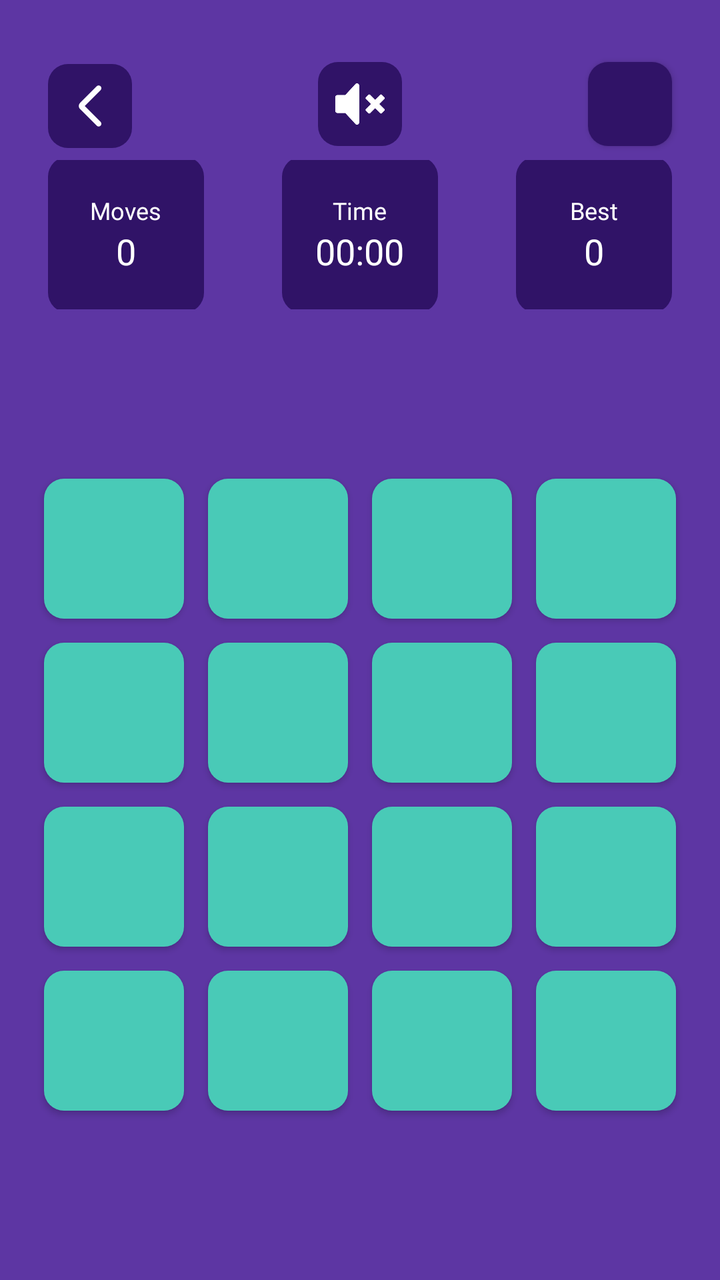
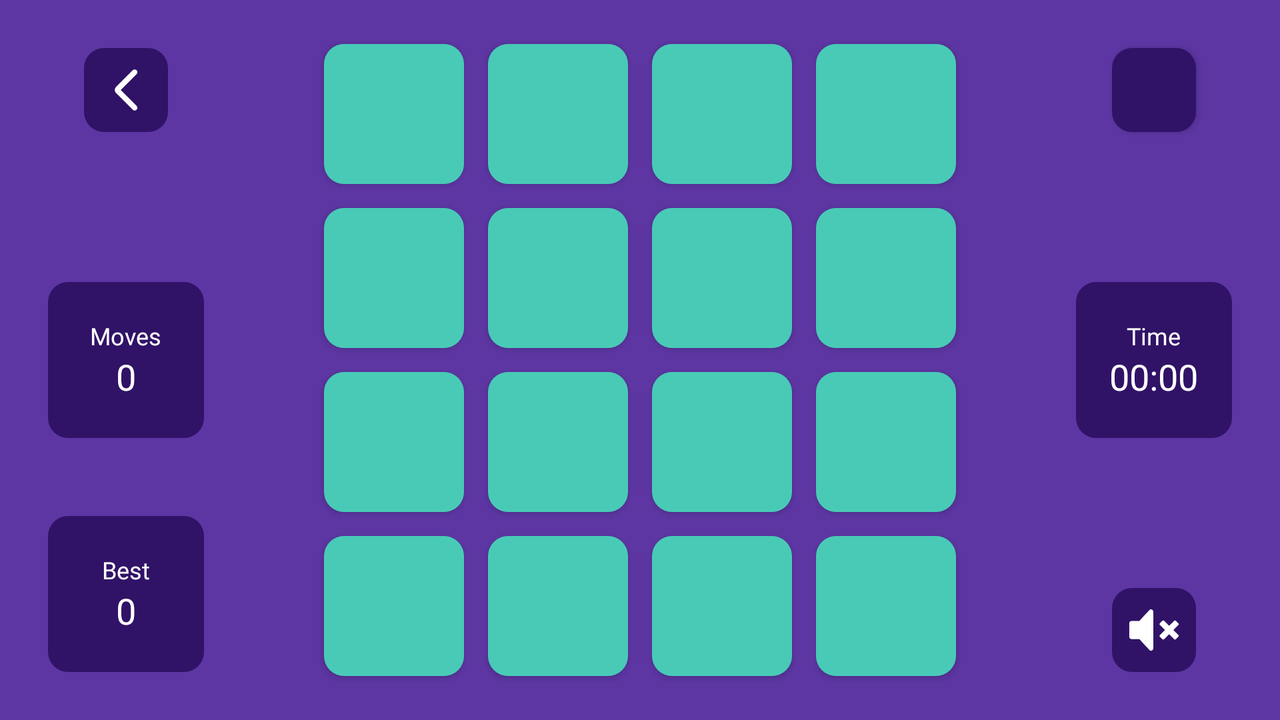

Compare how this app lays out the same screen by default and in its alternative resource folder. The renders come first, then the two layout files and the values they reference.
<!-- AndroidManifest.xml: application theme Theme.MyPuzzle15 -->
<!-- res/layout/activity_play_game.xml -->
<?xml version="1.0" encoding="utf-8"?>
<androidx.appcompat.widget.LinearLayoutCompat xmlns:android="http://schemas.android.com/apk/res/android"
    xmlns:app="http://schemas.android.com/apk/res-auto"
    xmlns:tools="http://schemas.android.com/tools"
    android:layout_width="match_parent"
    android:layout_height="match_parent"
    android:background="@color/mainBackground"
    android:orientation="vertical"
    tools:context=".PlayGameActivity">

    
    <FrameLayout
        android:layout_marginTop="24dp"
        android:layout_width="match_parent"
        android:layout_height="56dp"
        >

        <ImageView
            android:id="@+id/scoreBackButton"
            android:layout_width="42dp"
            android:layout_height="42dp"
            android:layout_marginVertical="8dp"
            android:layout_marginHorizontal="24dp"
            android:background="@drawable/main_shape"
            android:padding="8dp"
            android:src="@drawable/back"
            app:tint="@color/white" />

        <ImageView
            android:id="@+id/music_on"
            android:layout_width="42dp"
            android:layout_height="42dp"
            android:layout_gravity="center"
            android:layout_margin="8dp"
            android:background="@drawable/main_shape"
            android:foreground="@drawable/volume_icon"
            android:foregroundTint="@color/white"
            app:tint="@color/white"
            android:visibility="invisible" />

        <ImageView
            android:id="@+id/music_off"
            android:layout_width="42dp"
            android:layout_height="42dp"
            android:layout_gravity="center"
            android:layout_margin="24dp"
            android:background="@drawable/main_shape"
            android:foregroundTint="@color/white"
            android:padding="8dp"
            android:src="@drawable/stop_music"
            android:visibility="visible"
            app:tint="@color/white" />

        <androidx.appcompat.widget.AppCompatButton
            android:id="@+id/restartGameButton"
            android:layout_width="42dp"
            android:layout_height="42dp"
            android:layout_gravity="center_vertical|end"
            android:layout_margin="24dp"
            android:background="@drawable/main_shape"
            android:foreground="@drawable/restart_icon"
            app:tint="@color/white"
            android:foregroundTint="@color/white" />

    </FrameLayout>

    
    <FrameLayout
        android:layout_width="match_parent"
        android:layout_height="0dp"
        android:layout_weight="2">

        <androidx.appcompat.widget.LinearLayoutCompat
            android:layout_width="78dp"
            android:layout_height="78dp"
            android:layout_gravity="center|start"
            android:layout_marginHorizontal="24dp"
            android:background="@drawable/main_shape"
            android:gravity="center"
            android:orientation="vertical">

            <TextView
                android:layout_width="wrap_content"
                android:layout_height="wrap_content"
                android:layout_gravity="center"
                android:fontFamily="@font/lilita_one_regular"
                android:text="@string/moves"
                android:textColor="@color/white"
                android:textSize="12sp" />

            <TextView
                android:id="@+id/movesCountText"
                android:layout_width="wrap_content"
                android:layout_height="wrap_content"
                android:layout_gravity="center"
                android:fontFamily="@font/lilita_one_regular"
                android:text="@string/_0"
                android:textColor="@color/white"
                android:textSize="18sp" />

        </androidx.appcompat.widget.LinearLayoutCompat>

        <androidx.appcompat.widget.LinearLayoutCompat
            android:layout_width="78dp"
            android:layout_height="78dp"
            android:layout_gravity="center"
            android:layout_marginHorizontal="24dp"
            android:background="@drawable/main_shape"
            android:gravity="center"
            android:orientation="vertical">

            <TextView
                android:layout_width="wrap_content"
                android:layout_height="wrap_content"
                android:layout_gravity="center"
                android:fontFamily="@font/lilita_one_regular"
                android:text="@string/time"
                android:textColor="@color/white"
                android:textSize="12sp" />

            <Chronometer
                android:id="@+id/gameChronometer"
                android:layout_width="wrap_content"
                android:layout_height="wrap_content"
                android:layout_gravity="center"
                android:fontFamily="@font/lilita_one_regular"
                android:textColor="@color/white"
                android:textSize="18sp" />

        </androidx.appcompat.widget.LinearLayoutCompat>

        <androidx.appcompat.widget.LinearLayoutCompat
            android:layout_width="78dp"
            android:layout_height="78dp"
            android:layout_gravity="center|end"
            android:layout_marginHorizontal="24dp"
            android:background="@drawable/main_shape"
            android:gravity="center"
            android:orientation="vertical">

            <TextView
                android:layout_width="wrap_content"
                android:layout_height="wrap_content"
                android:layout_gravity="center"
                android:fontFamily="@font/lilita_one_regular"
                android:text="@string/best"
                android:textColor="@color/white"
                android:textSize="12sp" />

            <TextView
                android:id="@+id/bestMoves"
                android:layout_width="wrap_content"
                android:layout_height="wrap_content"
                android:layout_gravity="center"
                android:fontFamily="@font/lilita_one_regular"
                android:text="@string/_0"
                android:textColor="@color/white"
                android:textSize="18sp" />

        </androidx.appcompat.widget.LinearLayoutCompat>
    </FrameLayout>

    
    <RelativeLayout
        android:id="@+id/puzzleButtons"
        android:layout_width="match_parent"
        android:layout_height="0dp"
        android:layout_gravity="center"
        android:layout_weight="13"

        android:gravity="center">

        <androidx.appcompat.widget.AppCompatButton
            android:id="@+id/btn1"
            style="@style/PuzzleButtonStyle" />

        <androidx.appcompat.widget.AppCompatButton
            android:id="@+id/btn2"
            style="@style/PuzzleButtonStyle"
            android:layout_toEndOf="@id/btn1" />

        <androidx.appcompat.widget.AppCompatButton
            android:id="@+id/btn3"
            style="@style/PuzzleButtonStyle"
            android:layout_toEndOf="@id/btn2" />

        <androidx.appcompat.widget.AppCompatButton
            android:id="@+id/btn4"
            style="@style/PuzzleButtonStyle"

            android:layout_toEndOf="@id/btn3" />

        <androidx.appcompat.widget.AppCompatButton
            android:id="@+id/btn5"
            style="@style/PuzzleButtonStyle"

            android:layout_below="@id/btn1" />

        <androidx.appcompat.widget.AppCompatButton
            android:id="@+id/btn6"
            style="@style/PuzzleButtonStyle"

            android:layout_below="@id/btn1"
            android:layout_toEndOf="@id/btn1" />

        <androidx.appcompat.widget.AppCompatButton
            android:id="@+id/btn7"
            style="@style/PuzzleButtonStyle"

            android:layout_below="@id/btn2"
            android:layout_toEndOf="@id/btn2" />

        <androidx.appcompat.widget.AppCompatButton
            android:id="@+id/btn8"
            style="@style/PuzzleButtonStyle"

            android:layout_below="@id/btn3"
            android:layout_toEndOf="@id/btn3" />

        <androidx.appcompat.widget.AppCompatButton
            android:id="@+id/btn9"
            style="@style/PuzzleButtonStyle"

            android:layout_below="@id/btn5" />

        <androidx.appcompat.widget.AppCompatButton
            android:id="@+id/btn10"
            style="@style/PuzzleButtonStyle"

            android:layout_below="@id/btn5"
            android:layout_toEndOf="@id/btn5" />

        <androidx.appcompat.widget.AppCompatButton
            android:id="@+id/btn11"
            style="@style/PuzzleButtonStyle"

            android:layout_below="@id/btn6"
            android:layout_toEndOf="@id/btn6" />

        <androidx.appcompat.widget.AppCompatButton
            android:id="@+id/btn12"
            style="@style/PuzzleButtonStyle"

            android:layout_below="@id/btn7"
            android:layout_toEndOf="@id/btn7" />

        <androidx.appcompat.widget.AppCompatButton
            android:id="@+id/btn13"
            style="@style/PuzzleButtonStyle"

            android:layout_below="@id/btn9" />

        <androidx.appcompat.widget.AppCompatButton
            android:id="@+id/btn14"
            style="@style/PuzzleButtonStyle"
            android:layout_below="@id/btn9"
            android:layout_toEndOf="@id/btn9" />

        <androidx.appcompat.widget.AppCompatButton
            android:id="@+id/btn15"
            style="@style/PuzzleButtonStyle"

            android:layout_below="@id/btn10"
            android:layout_toEndOf="@id/btn10" />

        <androidx.appcompat.widget.AppCompatButton
            android:id="@+id/btn16"
            style="@style/PuzzleButtonStyle"
            android:layout_below="@id/btn11"
            android:layout_marginStart="6dp"
            android:layout_marginTop="6dp"
            android:layout_marginEnd="6dp"
            android:layout_marginBottom="6dp"
            android:layout_toEndOf="@id/btn11" />
    </RelativeLayout>
</androidx.appcompat.widget.LinearLayoutCompat>
<!-- resources referenced by this layout -->
<resources>
  <color name="mainBackground">#5D36A3</color>
  <color name="white">#FFFFFFFF</color>
  <!-- drawable back (drawable) -->
  <vector android:height="24dp" android:tint="#000000"
      android:viewportHeight="960" android:viewportWidth="960"
      android:width="24dp" xmlns:android="http://schemas.android.com/apk/res/android">
      <path android:fillColor="@android:color/white" android:pathData="M382,480L676,774Q691,789 690.5,809Q690,829 675,844Q660,859 640,859Q620,859 605,844L297,537Q285,525 279,510Q273,495 273,480Q273,465 279,450Q285,435 297,423L605,115Q620,100 640.5,100.5Q661,101 676,116Q691,131 691,151Q691,171 676,186L382,480Z"/>
  </vector>
  <!-- drawable main_shape (drawable) -->
  <?xml version="1.0" encoding="utf-8"?>
  <shape xmlns:android="http://schemas.android.com/apk/res/android">
      <solid android:color="#301367"/>
      <corners android:radius="10dp"/>
  </shape>
  <!-- drawable restart_icon: png bitmap (drawable, 62799 bytes) -->
  <!-- drawable stop_music: png bitmap (drawable, 8621 bytes) -->
  <!-- drawable volume_icon: png bitmap (drawable, 70628 bytes) -->
  <string name="_0">0</string>
  <string name="best">Best</string>
  <string name="moves">Moves</string>
  <string name="time">Time</string>
  <style name="PuzzleButtonStyle">
          <item name="android:layout_height">70dp</item>
          <item name="android:layout_width">70dp</item>
          <item name="android:textColor">@color/white</item>
          <item name="android:textSize">30sp</item>
          <item name="android:layout_margin">6dp</item>
          <item name="android:fontFamily">@font/lilita_one_regular</item>
          <item name="android:background">@drawable/puzzle_button_shape</item>
      </style>
  <style name="Theme.MyPuzzle15" parent="Base.Theme.MyPuzzle15" />
  <!-- drawable puzzle_button_shape (drawable) -->
  <?xml version="1.0" encoding="utf-8"?>
  <shape xmlns:android="http://schemas.android.com/apk/res/android">
      <solid android:color="#49CAB7"/>
      <corners android:radius="10dp"/>
  </shape>
  <style name="Base.Theme.MyPuzzle15" parent="Theme.Material3.DayNight.NoActionBar">
          
           <item name="colorPrimary">@color/mainBackground</item>
      </style>
</resources>
<!-- res/layout-land/activity_play_game.xml (the repository's variant of the layout above) -->
<!-- drawn on the phone turned sideways -->
<?xml version="1.0" encoding="utf-8"?>
<FrameLayout xmlns:android="http://schemas.android.com/apk/res/android"
    xmlns:app="http://schemas.android.com/apk/res-auto"
    xmlns:tools="http://schemas.android.com/tools"
    android:layout_width="match_parent"
    android:layout_height="match_parent"
    android:background="@color/mainBackground"
    tools:context=".PlayGameActivity">

    
    <FrameLayout
        android:layout_width="wrap_content"
        android:layout_height="match_parent"
        android:layout_gravity="start">

        <ImageView
            android:id="@+id/scoreBackButton"
            android:layout_width="42dp"
            android:layout_height="42dp"
            android:layout_gravity="top|center_horizontal"
            android:layout_margin="24dp"
            android:background="@drawable/main_shape"
            android:padding="8dp"
            android:src="@drawable/back"
            app:tint="@color/white" />

        <androidx.appcompat.widget.LinearLayoutCompat
            android:layout_width="78dp"
            android:layout_height="78dp"
            android:layout_gravity="center"
            android:layout_marginHorizontal="24dp"
            android:background="@drawable/main_shape"
            android:gravity="center"
            android:orientation="vertical">

            <TextView
                android:layout_width="wrap_content"
                android:layout_height="wrap_content"
                android:layout_gravity="center"
                android:fontFamily="@font/lilita_one_regular"
                android:text="@string/moves"
                android:textColor="@color/white"
                android:textSize="12sp" />

            <TextView
                android:id="@+id/movesCountText"
                android:layout_width="wrap_content"
                android:layout_height="wrap_content"
                android:layout_gravity="center"
                android:fontFamily="@font/lilita_one_regular"
                android:text="@string/_0"
                android:textColor="@color/white"
                android:textSize="18sp" />

        </androidx.appcompat.widget.LinearLayoutCompat>

        <androidx.appcompat.widget.LinearLayoutCompat
            android:layout_width="78dp"
            android:layout_height="78dp"
            android:layout_gravity="bottom|center_horizontal"
            android:layout_marginHorizontal="24dp"
            android:layout_marginVertical="24dp"
            android:background="@drawable/main_shape"
            android:gravity="center"
            android:orientation="vertical">

            <TextView
                android:layout_width="wrap_content"
                android:layout_height="wrap_content"
                android:layout_gravity="center"
                android:fontFamily="@font/lilita_one_regular"
                android:text="@string/best"
                android:textColor="@color/white"
                android:textSize="12sp" />

            <TextView
                android:id="@+id/bestMoves"
                android:layout_width="wrap_content"
                android:layout_height="wrap_content"
                android:layout_gravity="center"
                android:fontFamily="@font/lilita_one_regular"
                android:text="@string/_0"
                android:textColor="@color/white"
                android:textSize="18sp" />

        </androidx.appcompat.widget.LinearLayoutCompat>

    </FrameLayout>

    
    <RelativeLayout
        android:id="@+id/puzzleButtons"
        android:layout_width="wrap_content"
        android:layout_height="wrap_content"
        android:layout_gravity="center">

        <androidx.appcompat.widget.AppCompatButton
            android:id="@+id/btn1"
            style="@style/PuzzleButtonStyle" />

        <androidx.appcompat.widget.AppCompatButton
            android:id="@+id/btn2"
            style="@style/PuzzleButtonStyle"
            android:layout_toEndOf="@id/btn1" />

        <androidx.appcompat.widget.AppCompatButton
            android:id="@+id/btn3"
            style="@style/PuzzleButtonStyle"
            android:layout_toEndOf="@id/btn2" />

        <androidx.appcompat.widget.AppCompatButton
            android:id="@+id/btn4"
            style="@style/PuzzleButtonStyle"

            android:layout_toEndOf="@id/btn3" />

        <androidx.appcompat.widget.AppCompatButton
            android:id="@+id/btn5"
            style="@style/PuzzleButtonStyle"

            android:layout_below="@id/btn1" />

        <androidx.appcompat.widget.AppCompatButton
            android:id="@+id/btn6"
            style="@style/PuzzleButtonStyle"

            android:layout_below="@id/btn1"
            android:layout_toEndOf="@id/btn1" />

        <androidx.appcompat.widget.AppCompatButton
            android:id="@+id/btn7"
            style="@style/PuzzleButtonStyle"

            android:layout_below="@id/btn2"
            android:layout_toEndOf="@id/btn2" />

        <androidx.appcompat.widget.AppCompatButton
            android:id="@+id/btn8"
            style="@style/PuzzleButtonStyle"

            android:layout_below="@id/btn3"
            android:layout_toEndOf="@id/btn3" />

        <androidx.appcompat.widget.AppCompatButton
            android:id="@+id/btn9"
            style="@style/PuzzleButtonStyle"

            android:layout_below="@id/btn5" />

        <androidx.appcompat.widget.AppCompatButton
            android:id="@+id/btn10"
            style="@style/PuzzleButtonStyle"

            android:layout_below="@id/btn5"
            android:layout_toEndOf="@id/btn5" />

        <androidx.appcompat.widget.AppCompatButton
            android:id="@+id/btn11"
            style="@style/PuzzleButtonStyle"

            android:layout_below="@id/btn6"
            android:layout_toEndOf="@id/btn6" />

        <androidx.appcompat.widget.AppCompatButton
            android:id="@+id/btn12"
            style="@style/PuzzleButtonStyle"

            android:layout_below="@id/btn7"
            android:layout_toEndOf="@id/btn7" />

        <androidx.appcompat.widget.AppCompatButton
            android:id="@+id/btn13"
            style="@style/PuzzleButtonStyle"

            android:layout_below="@id/btn9" />

        <androidx.appcompat.widget.AppCompatButton
            android:id="@+id/btn14"
            style="@style/PuzzleButtonStyle"
            android:layout_below="@id/btn9"
            android:layout_toEndOf="@id/btn9" />

        <androidx.appcompat.widget.AppCompatButton
            android:id="@+id/btn15"
            style="@style/PuzzleButtonStyle"

            android:layout_below="@id/btn10"
            android:layout_toEndOf="@id/btn10" />

        <androidx.appcompat.widget.AppCompatButton
            android:id="@+id/btn16"
            style="@style/PuzzleButtonStyle"
            android:layout_below="@id/btn11"
            android:layout_marginStart="6dp"
            android:layout_marginTop="6dp"
            android:layout_marginEnd="6dp"
            android:layout_marginBottom="6dp"
            android:layout_toEndOf="@id/btn11" />
    </RelativeLayout>

    
    <FrameLayout
        android:layout_width="wrap_content"
        android:layout_height="match_parent"
        android:layout_gravity="end">

        <androidx.appcompat.widget.AppCompatButton
            android:id="@+id/restartGameButton"
            android:layout_width="42dp"
            android:layout_height="42dp"
            android:layout_gravity="top|center_horizontal"
            android:layout_margin="24dp"
            android:background="@drawable/main_shape"
            android:foreground="@drawable/restart_icon"
            android:foregroundTint="@color/white" />

        <androidx.appcompat.widget.LinearLayoutCompat
            android:layout_width="78dp"
            android:layout_height="78dp"
            android:layout_gravity="center"
            android:layout_marginHorizontal="24dp"
            android:background="@drawable/main_shape"
            android:gravity="center"
            android:orientation="vertical">

            <TextView
                android:layout_width="wrap_content"
                android:layout_height="wrap_content"
                android:layout_gravity="center"
                android:fontFamily="@font/lilita_one_regular"
                android:text="@string/time"
                android:textColor="@color/white"
                android:textSize="12sp" />

            <Chronometer
                android:id="@+id/gameChronometer"
                android:layout_width="wrap_content"
                android:layout_height="wrap_content"
                android:layout_gravity="center"
                android:fontFamily="@font/lilita_one_regular"
                android:textColor="@color/white"
                android:textSize="18sp" />

        </androidx.appcompat.widget.LinearLayoutCompat>

        <ImageView
            android:id="@+id/music_on"
            android:layout_width="42dp"
            android:layout_height="42dp"
            android:layout_gravity="bottom|center_horizontal"
            android:layout_margin="24dp"
            android:background="@drawable/main_shape"
            android:foreground="@drawable/volume_icon"
            android:foregroundTint="@color/white"
            android:visibility="invisible" />

        <ImageView
            android:id="@+id/music_off"
            android:layout_width="42dp"
            android:layout_height="42dp"
            android:layout_gravity="bottom|center_horizontal"
            android:layout_margin="24dp"
            android:background="@drawable/main_shape"
            android:foregroundTint="@color/white"
            android:padding="8dp"
            android:src="@drawable/stop_music"
            android:visibility="visible"
            app:tint="@color/white" />
    </FrameLayout>
</FrameLayout>
